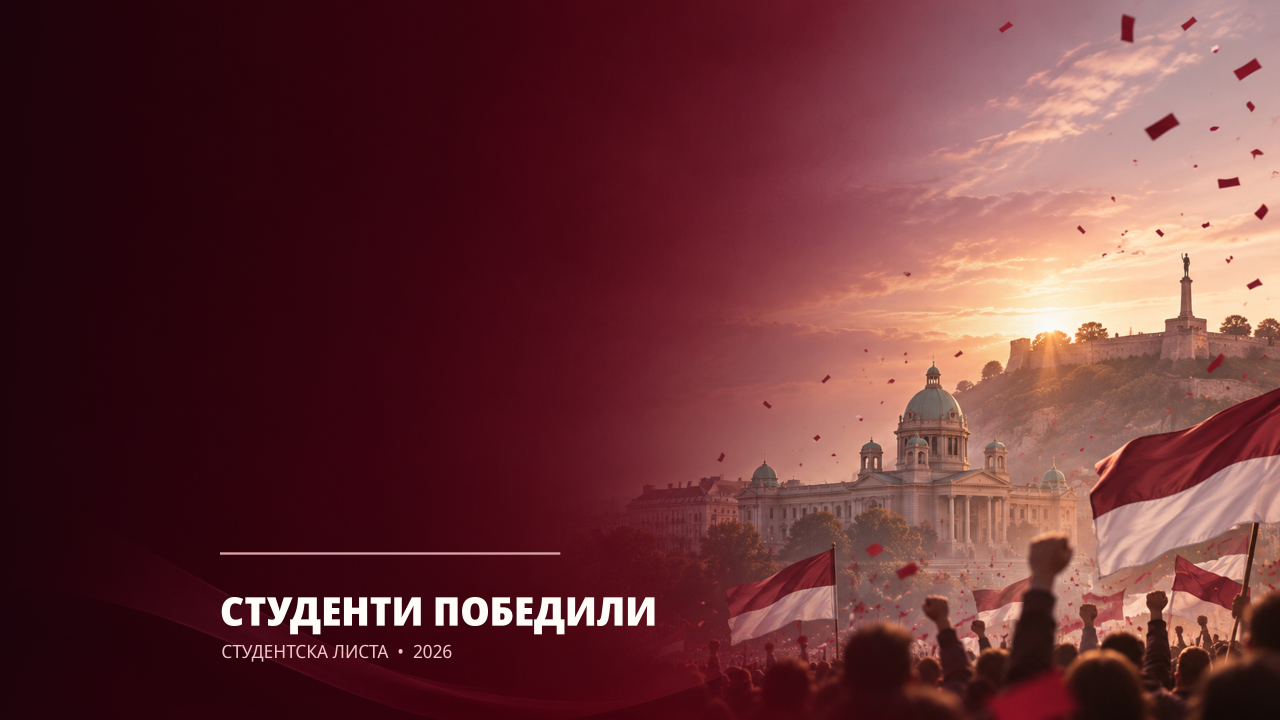
#> input picture Wallpapers/03-Pobeda-Desktop-4K.jpg, 3840 x 2160 px (shown at 1/3 size)
$ python Napravi-mobilne.py izvor/Folder-bez-broja-512.png
#> lines starting #> are read from the running program, lines starting #| are printed output that depends on the picture
"""Pozadine za telefon (iPhone i Android), 1440x3120 (9:19.5).

Gornja trecina ostaje mirna zbog sata na zakljucanom ekranu, a naslov
i "3" su u sredini. Fotografije se ne uvecavaju: isecak 1440 px sirine
iz 4K pozadine ide u donji deo, a gornji deo je bordo prelaz.

Pokretanje:  python Install/Alati/Napravi-mobilne.py [izlazna-fascikla]
             python Install/Alati/Napravi-mobilne.py --paket   (pravi i dist/StudentiPobedili-Mobilni.zip)
"""
import math
import os
import sys
import zipfile

from PIL import Image, ImageDraw, ImageFilter, ImageFont

ROOT = os.path.abspath(os.path.join(os.path.dirname(__file__), '..', '..'))
WALL = os.path.join(ROOT, 'Wallpapers')
ARGS = [a for a in sys.argv[1:] if not a.startswith('--')]
OUT = ARGS[0] if ARGS else os.path.join(ROOT, 'Mobilni', 'Pozadine')
W, H = 1440, 3120
FONT = 'C:/Windows/Fonts/NotoSans-VariableFont_wdth,wght.ttf'

TOP = (41, 5, 19)        # 04: vrh
BOTTOM = (86, 13, 43)    # 04: dno
PINK = (240, 188, 204)
CREAM = (246, 242, 233)
CREAM_LINE = (226, 216, 204)
BORDO = (153, 31, 52)
INK = (38, 14, 20)


def font(size, weight=800):
    f = ImageFont.truetype(FONT, size)
    f.set_variation_by_axes([weight, 100])
    return f


def gradient(c1, c2, w=W, h=H):
    g = Image.new('RGB', (1, h))
    for y in range(h):
        t = y / (h - 1)
        g.putpixel((0, y), tuple(round(a + (b - a) * t) for a, b in zip(c1, c2)))
    return g.resize((w, h))


# [49 lines left out: functions centered, ring_with_three, waves, title, not called in this run]


def photo(src, x0, out, darken_top=0.0):
    """Fotografija u donjem delu, gornji deo bordo prelaz."""
#> called with src = '03-Pobeda-Desktop-4K.jpg', x0 = 2080, out = '1-Bordo-Skupstina.jpg', darken_top = 0
    im = Image.open(os.path.join(WALL, src)).convert('RGB').crop((x0, 0, x0 + W, 2160))
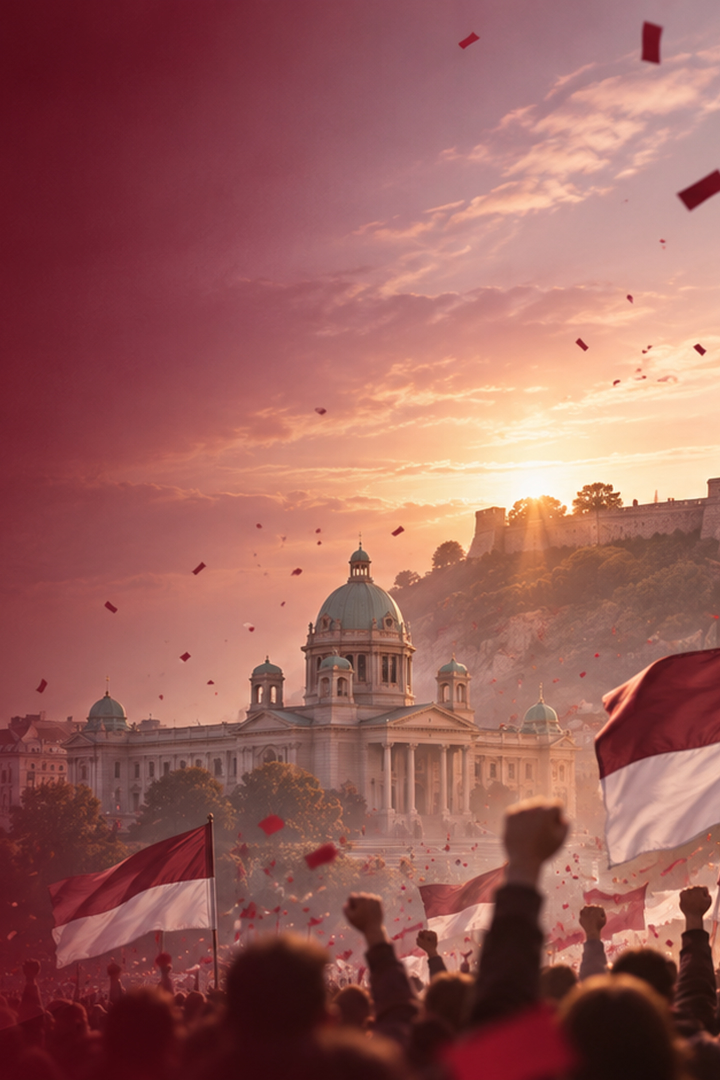
#> im: PIL image 1440x2160 RGB (shown at 1/2 size); mean R, G, B 154, 96, 90.8
    canvas = gradient(TOP, tuple(int(v) for v in im.crop((0, 0, W, 40)).resize((1, 1), Image.BOX).getpixel((0, 0))))
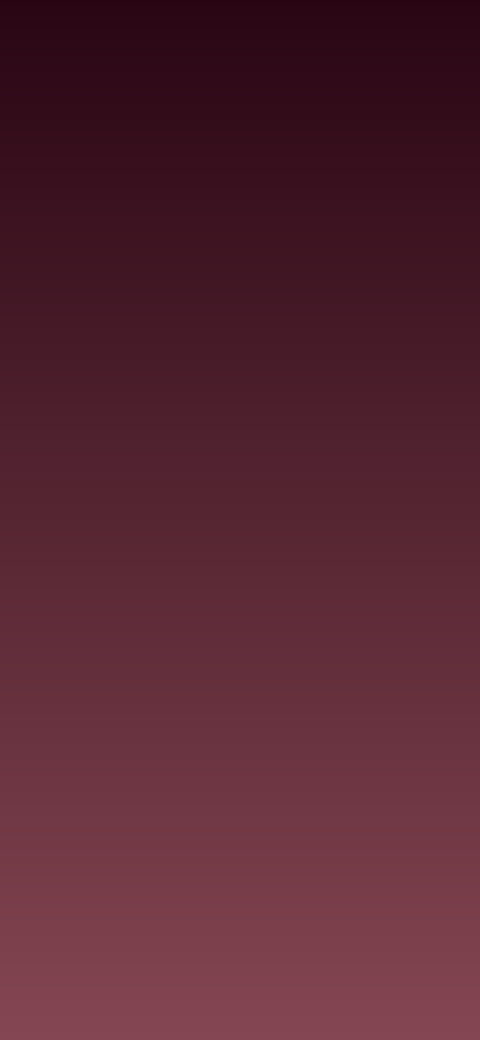
#> canvas: PIL image 1440x3120 RGB (shown at 1/3 size); mean R, G, B 86.5, 37.5, 50.5
    top = H - 2160
    mask = Image.new('L', (W, 2160), 255)
#> mask: PIL image 1440x2160 L; every value is 255
    md = ImageDraw.Draw(mask)
    ramp = 700
    for y in range(ramp):
        md.line([(0, y), (W, y)], fill=int(255 * (y / ramp) ** 1.6))
    canvas.paste(im, (0, top), mask)
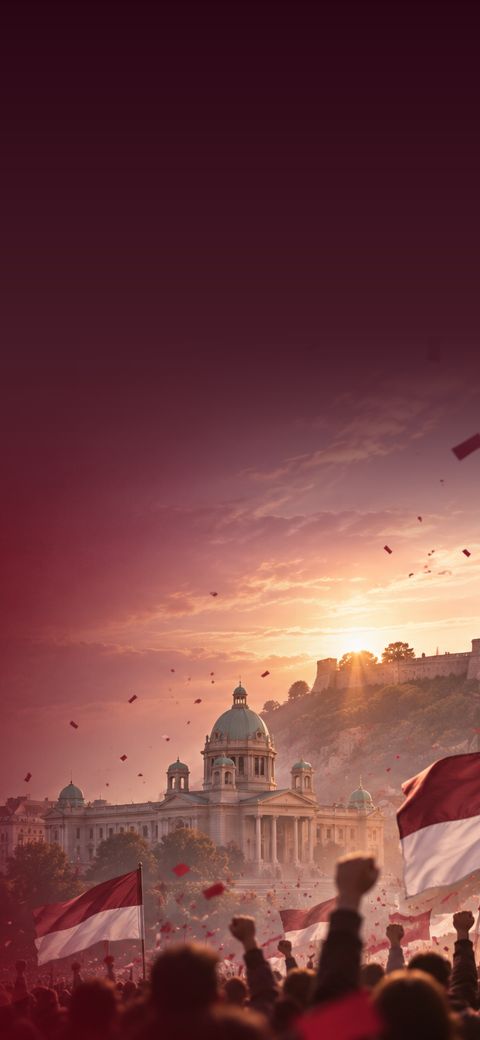
#> canvas: PIL image 1440x3120 RGB (shown at 1/3 size); mean R, G, B 113.1, 62.8, 64.3

    # tamni sloj odozgo do sredine, da sat i naslov budu citljivi
    shade = Image.new('RGBA', (W, H), (0, 0, 0, 0))
#> shade: PIL image 1440x3120 RGBA; every value is 0
    sd = ImageDraw.Draw(shade)
    end = top + 900
    for y in range(end):
        t = 1 - y / end
        sd.line([(0, y), (W, y)], fill=TOP + (int(255 * (0.25 + 0.75 * t) * (t ** 0.6) * (1 + darken_top)) if t > 0 else 0,))
    canvas.paste(shade, (0, 0), shade)
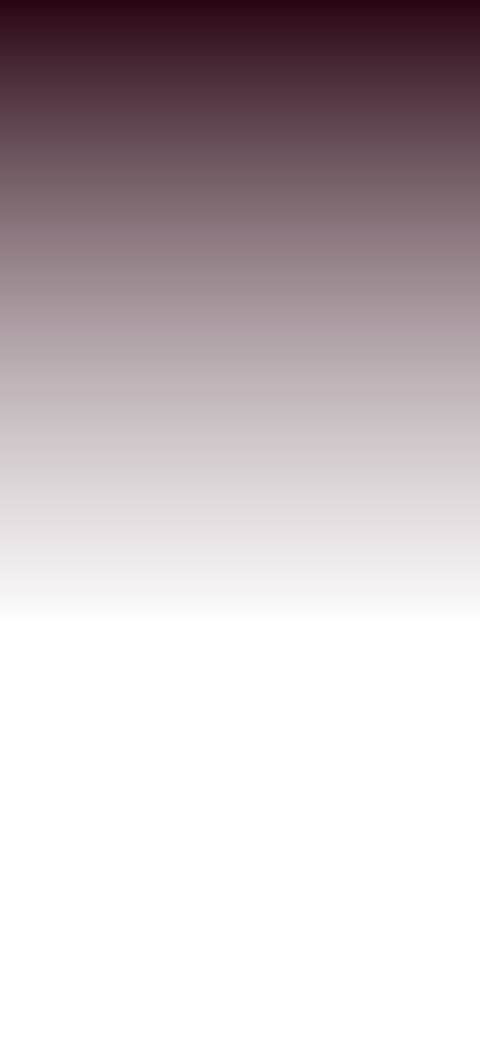
#> shade: PIL image 1440x3120 RGBA (shown at 1/3 size); mean R, G, B, A 24.4, 3, 11.3, 67.3; transparent parts drawn white

    # meka tamna senka iza naslova, da se cita i preko svetlog neba
    sh = Image.new('RGBA', (W, H), (0, 0, 0, 0))
    sdr = ImageDraw.Draw(sh)
    sdr.ellipse([W / 2 - 330, 925, W / 2 + 330, 1135], fill=(30, 3, 12, 120))
    sdr.text(((W - sdr.textlength('СТУДЕНТИ', font=font(150))) / 2, 1230), 'СТУДЕНТИ', font=font(150), fill=(30, 3, 12, 200))
    sdr.text(((W - sdr.textlength('ПОБЕДИЛИ.', font=font(150))) / 2, 1408), 'ПОБЕДИЛИ.', font=font(150), fill=(30, 3, 12, 220))
    sdr.rectangle([W / 2 - 380, 1660, W / 2 + 380, 1730], fill=(30, 3, 12, 150))
    sh = sh.filter(ImageFilter.GaussianBlur(28))
    canvas.paste(sh, (0, 0), sh)
    d = ImageDraw.Draw(canvas)
    ring_with_three(canvas, W // 2, 1030, 120, (255, 255, 255), (255, 255, 255), width=7)
    title(d, 1230)
    d.line([(W / 2 - 150, 1640), (W / 2 + 150, 1640)], fill=PINK, width=4)
    centered(d, 1672, 'ЗАЈЕДНО СМО ИСПИСАЛИ ИСТОРИЈУ', font(34, 700), (255, 255, 255), spacing=3)
    canvas.save(os.path.join(OUT, out), quality=93, optimize=True)


# [35 lines left out: functions bordo_three, svetla, not called in this run]


def main():
    os.makedirs(OUT, exist_ok=True)
    photo('03-Pobeda-Desktop-4K.jpg', 2080, '1-Bordo-Skupstina.jpg')
    photo('06-Desktop-bez-teksta-4K.jpg', 2200, '2-Bordo-Univerzitet.jpg')
    bordo_three('3-Bordo-Trojka.jpg')
    svetla('4-Svetla.jpg')
    print('Gotovo:', OUT)
    if '--paket' in sys.argv:
        paket()


# [10 lines left out: function paket, not called in this run]


if __name__ == '__main__':
#> (the run stopped early here; a loop or call above may not have finished)
